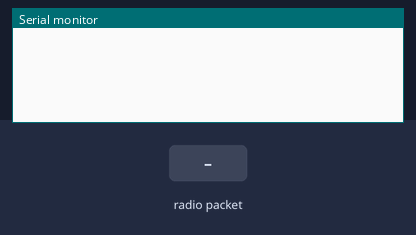
This sketch was run on a simulated ESP8266 (NodeMCU). Shown: the last lines printed to the serial monitor. The test bench sets the inputs (shaded band).

Above: at 1.2 s.
1.3 s: radio packet "1" arrives
At 2.1 s:
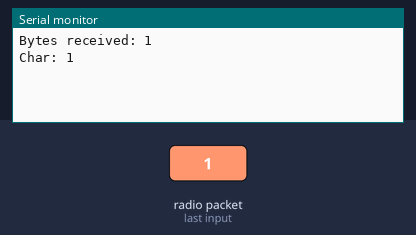
2.8 s: radio packet "0" arrives
At 3.2 s:
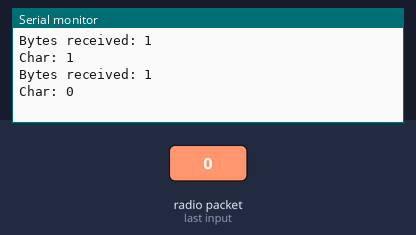
4.3 s: radio packet "2" arrives
At 5.5 s:
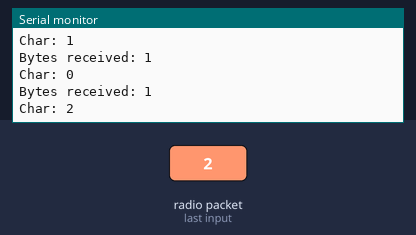

Measured:
- after the input at 1.3 s, the serial monitor: prints a new line at once (image 1)
- after the input at 2.8 s, the serial monitor: prints a new line at once (image 2)
- after the input at 4.3 s, the serial monitor: prints a new line at once (image 3)

The sketch:

esp_now_Reciever2.ino
```cpp
// (licence header left out)
#include <ESP8266WiFi.h>
#include <espnow.h>

#define BUF_SIZE 250
/*
// Structure example to receive data
// Must match the sender structure
typedef struct struct_message {
    char a[32];
    int b;
    float c;
    String d;
    bool e;
} struct_message;

// Create a struct_message called myData
struct_message myData;
*/
char Buff[BUF_SIZE] = "";

// Callback function that will be executed when data is received
void OnDataRecv(uint8_t * mac, uint8_t *incomingData, uint8_t len) {
  memcpy(&Buff, incomingData, sizeof(Buff));
  Serial.print("Bytes received: ");
  Serial.println(len);
  Serial.print("Char: ");
  Serial.println(Buff);
  delay(1000);
//  Serial.println(&incomingData);
//  Serial.println(myData.a);
//  Serial.print("Int: ");
//  Serial.println(myData.b);
//  Serial.print("Float: ");
//  Serial.println(myData.c);
//  Serial.print("String: ");
//  Serial.println(myData.d);
//  Serial.print("Bool: ");
//  Serial.println(myData.e);
//  Serial.println();
}

void setup() {
  // Initialize Serial Monitor
  Serial.begin(115200);

  // Set device as a Wi-Fi Station
  WiFi.mode(WIFI_STA);

  // Init ESP-NOW
  if (esp_now_init() != 0) {
    Serial.println("Error initializing ESP-NOW");
    return;
  }

  // Once ESPNow is successfully Init, we will register for recv CB to
  // get recv packer info
  esp_now_set_self_role(ESP_NOW_ROLE_SLAVE);
  esp_now_register_recv_cb(OnDataRecv);
}

void loop() {

}
```
